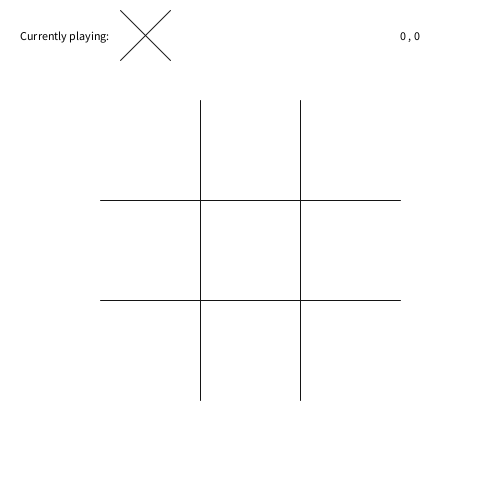
Frame 1 (no input)
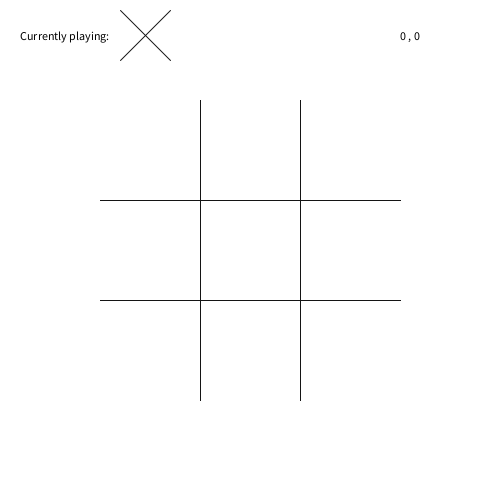
Frame 60 (the mouse pressed at the canvas centre just before this capture)
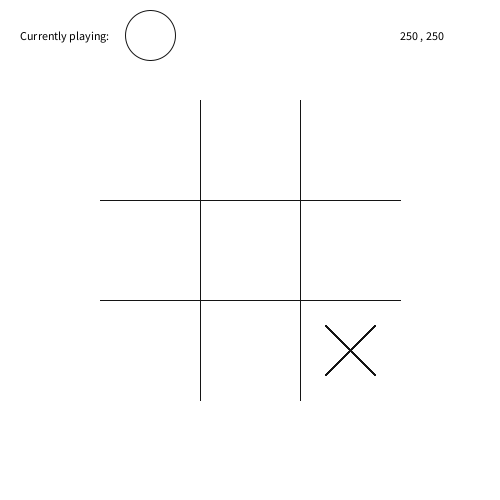
Frame 120 (the mouse held since frame 60 and released just before this capture)

The Processing sketch that drew these frames (run headless with seeded random() and noise(); from frame 60 on, the mouse is pressed at the canvas centre):

// Processing sketch: tic_tac_previous
// ── tic_tac_previous.pde
int x, y, cy, cx, xx, xy, e;
boolean play, reset;
boolean[] poso, posx;

void setup() {
  size(500, 500);
  background(255, 255, 255);
  e=0;
  play=true;

  posx = new boolean[9];
  poso = new boolean[9];

  cx=600;
  cy=600;
  xx=600;
  xy=600;
}

void draw() {
  x=mouseX;
  y=mouseY;

  fill(255, 255, 255);
  noStroke();
  rect(0, 0, 500, 100);
  stroke(20);

  noFill();
  if (play) {
    line(120, 10, 170, 60);
    line(120, 60, 170, 10);
  } else {
    ellipse(150, 35, 50, 50);
  }

  //x
  line(xx, xy, 50+xx, 50+xy);
  line(xx, 50+xy, 50+xx, 0+xy);
  //o
  ellipse(cy, cx, 50, 50 );

  fill(0, 0, 0);
  text("Currently playing:", 20, 40);

  line(100, 300, 400, 300);
  line(100, 200, 400, 200);
  line(200, 100, 200, 400);
  line(300, 100, 300, 400);

  //mouse x y tracking
  text(x+" , "+y, 400, 40);

  //x win condition
  if ((posx[0]&&posx[1]&&posx[2])||(posx[3]&&posx[4]&&posx[5])||(posx[6]&&posx[7]&&posx[8])||(posx[0]&&posx[3]&&posx[6])||(posx[1]&&posx[4]&&posx[7])||(posx[2]&&posx[5]&&posx[8])||(posx[0]&&posx[4]&&posx[8])||(posx[2]&&posx[4]&&posx[6])) {
    for (int i=0; i<9; i++) {
      posx[i]=true;
    }
    fill(255, 255, 255);

    rect(150, 150, 200, 100);

    line(175, 175, 220, 220);
    line(175, 220, 220, 175);
    fill(0, 0, 0);
    text("has won", 245, 203);
    text("press [R] to reset", 200, 240);
    reset=true;
  } else if ((poso[0]&&poso[1]&&poso[2])||(poso[3]&&poso[4]&&poso[5])||(poso[6]&&poso[7]&&poso[8])||(poso[0]&&poso[3]&&poso[6])||(poso[1]&&poso[4]&&poso[7])||(poso[2]&&poso[5]&&poso[8])||(poso[0]&&poso[4]&&poso[8])||(poso[2]&&poso[4]&&poso[6])) {
    for (int i=0; i<9; i++) {
      poso[i]=true;
    }
    fill(255, 255, 255);

    rect(150, 150, 200, 100);

    ellipse(200, 200, 50, 50);
    fill(0, 0, 0);
    text("has won", 245, 203);
    text("press [R] to reset", 200, 240);
    reset=true;
  } else if (e==9) {
    fill(255, 255, 255);
    rect(150, 150, 200, 100);
    fill(0, 0, 0);
    text("draw", 220, 203);
    text("press [R] to reset", 200, 240);
    reset=true;
  }
}

void keyPressed() {
  if (key=='r'&&reset) {
    e=0;

    cx=600;
    cy=600;
    xx=600;
    xy=600;

    background(255, 255, 255);
    for (int i=0; i<9; i++) {
      poso[i]=false;
      posx[i]=false;
    }
    reset= false;
  }
}

void mousePressed() {
  if (x>=100 && x<200) {
    if (y>=100 && y<200) {
      if (play&&!posx[0]&&!poso[0]) {
        xx=125;
        xy=125;
        play=false;
        posx[0]=true;
        e++;
      } else if (!posx[0]&&!poso[0]) {
        cy=150;
        cx=150;
        play=true;
        poso[0]=true;
        e++;
      }
    } else if (y>=200 && y<300) {
      if (play&&!posx[1]&&!poso[1]) {
        xx=125;
        xy=225;
        play=false;
        posx[1]=true;
        e++;
      } else if (!posx[1]&&!poso[1]) {
        cy=150;
        cx=250;
        play=true;
        poso[1]=true;
        e++;
      }
    } else if (y<=400) {
      if (play&&!posx[2]&&!poso[2]) {
        xx=125;
        xy=325;
        play=false;
        posx[2]=true;
        e++;
      } else if (!posx[2]&&!poso[2]) {
        cy=150;
        cx=350;
        play=true;
        poso[2]=true;
        e++;
      }
    }
  } else if (x>=200 && x<300) {
    if (y>=100 && y<200) {
      if (play&&!posx[3]&&!poso[3]) {
        xx=225;
        xy=125;
        play=false;
        posx[3]=true;
        e++;
      } else if (!posx[3]&&!poso[3]) {
        cy=250;
        cx=150;
        play=true;
        poso[3]=true;
        e++;
      }
    } else if (y>=200 && y<300) {
      if (play&&!posx[4]&&!poso[4]) {
        xx=225;
        xy=225;
        play=false;
        posx[4]=true;
        e++;
      } else if (!posx[4]&&!poso[4]) {
        cy=250;
        cx=250;
        play=true;
        poso[4]=true;
        e++;
      }
    } else if (y<=400) {
      if (play&&!posx[5]&&!poso[5]) {
        xx=225;
        xy=325;
        play=false;
        posx[5]=true;
        e++;
      } else if (!posx[5]&&!poso[5]) {
        cy=250;
        cx=350;
        play=true;
        poso[5]=true;
        e++;
      }
    }
  } else if (x<=400) {
    if (y>=100 && y<200) {
      if (play&&!posx[6]&&!poso[6]) {
        xx=325;
        xy=125;
        play=false;
        posx[6]=true;
        e++;
      } else if (!posx[6]&&!poso[6]) {
        cy=350;
        cx=150;
        play=true;
        poso[6]=true;
        e++;
      }
    } else if (y>=200 && y<300) {
      if (play&&!posx[7]&&!poso[7]) {
        xx=325;
        xy=225;
        play=false;
        posx[7]=true;
        e++;
      } else if (!posx[7]&&!poso[7]) {
        cy=350;
        cx=250;
        play=true;
        poso[7]=true;
        e++;
      }
    } else if (y<=400) {
      if (play&&!posx[8]&&!poso[8]) {
        xx=325;
        xy=325;
        play=false;
        posx[8]=true;
        e++;
      } else if (!posx[8]&&!poso[8]) {
        cy=350;
        cx=350;
        play=true;
        poso[8]=true;
        e++;
      }
    }
  }
}
